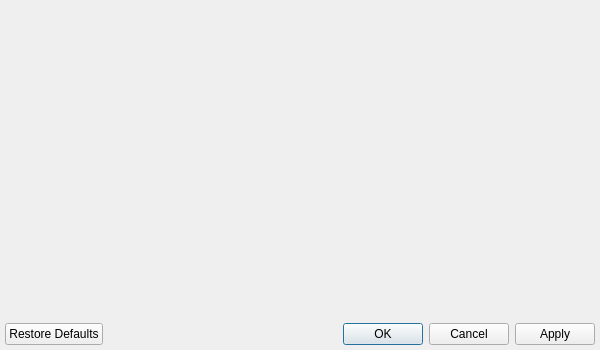
<?xml version="1.0" encoding="UTF-8"?>
<ui version="4.0">
 <class>preferences_dialog_form</class>
 <widget class="QWidget" name="preferences_dialog_form">
  <property name="geometry">
   <rect>
    <x>0</x>
    <y>0</y>
    <width>600</width>
    <height>350</height>
   </rect>
  </property>
  <property name="windowTitle">
   <string>Dialog</string>
  </property>
  <layout class="QVBoxLayout" name="verticalLayout">
   <property name="margin">
    <number>5</number>
   </property>
   <item>
    <widget class="QWidget" name="main_widget" native="true">
     <layout class="QGridLayout" name="gridLayout">
      <property name="margin">
       <number>0</number>
      </property>
     </layout>
    </widget>
   </item>
   <item>
    <widget class="QDialogButtonBox" name="buttons">
     <property name="standardButtons">
      <set>QDialogButtonBox::Apply|QDialogButtonBox::Cancel|QDialogButtonBox::Ok|QDialogButtonBox::RestoreDefaults</set>
     </property>
    </widget>
   </item>
  </layout>
 </widget>
 <resources/>
 <connections/>
</ui>
